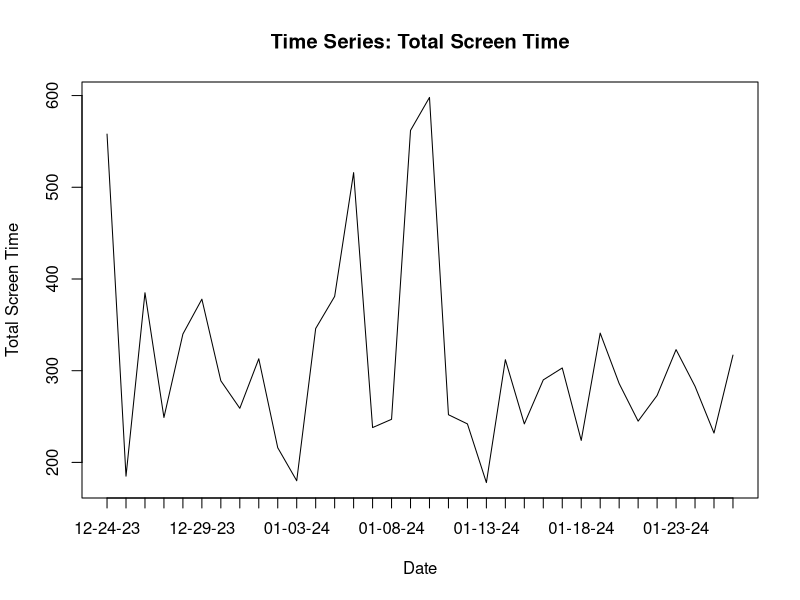
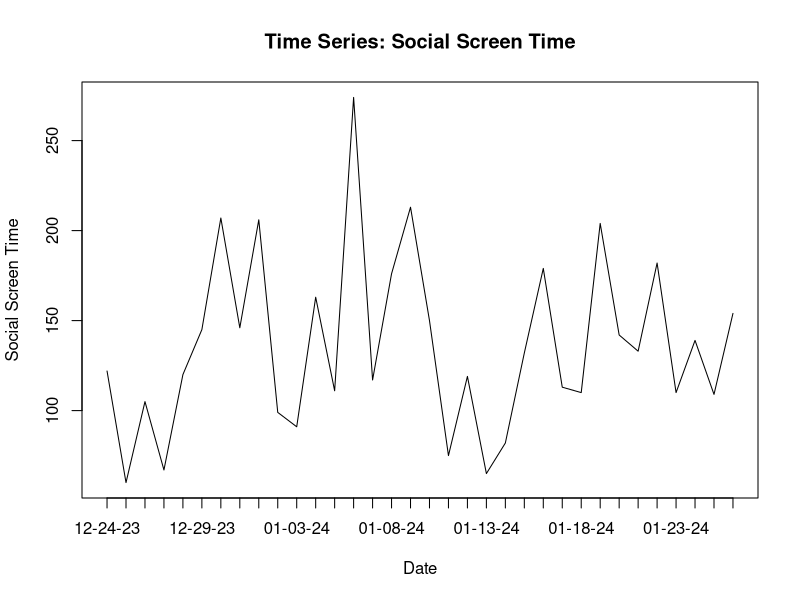
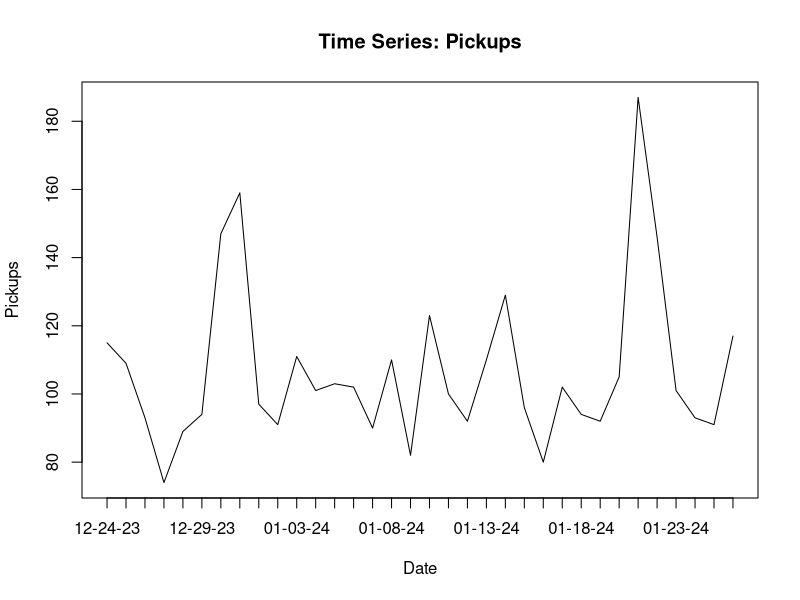
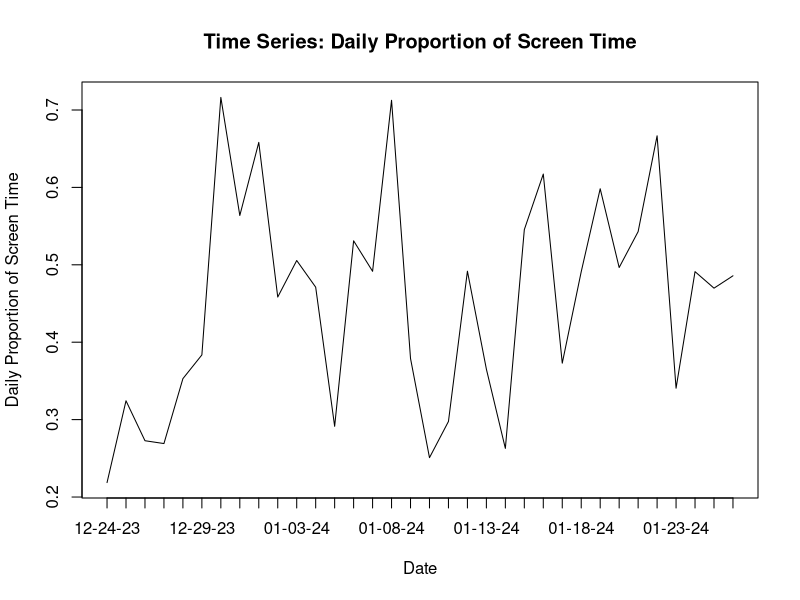
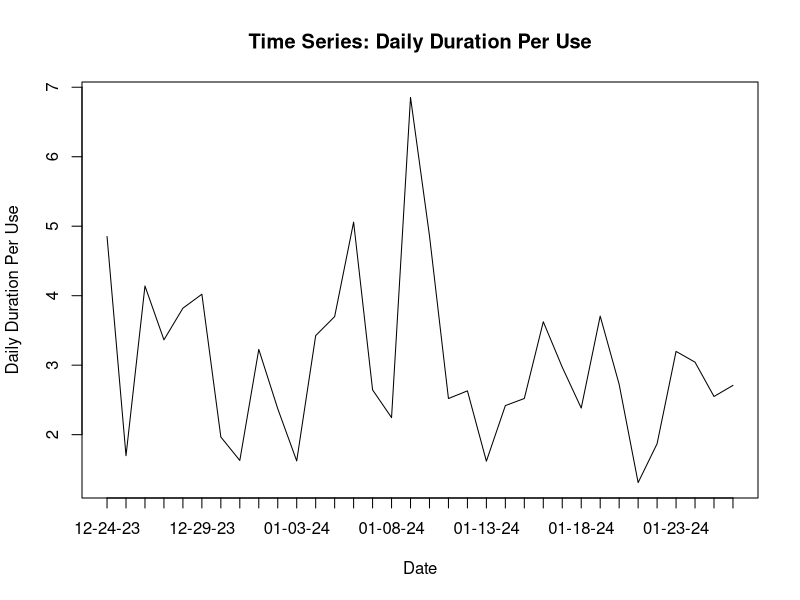
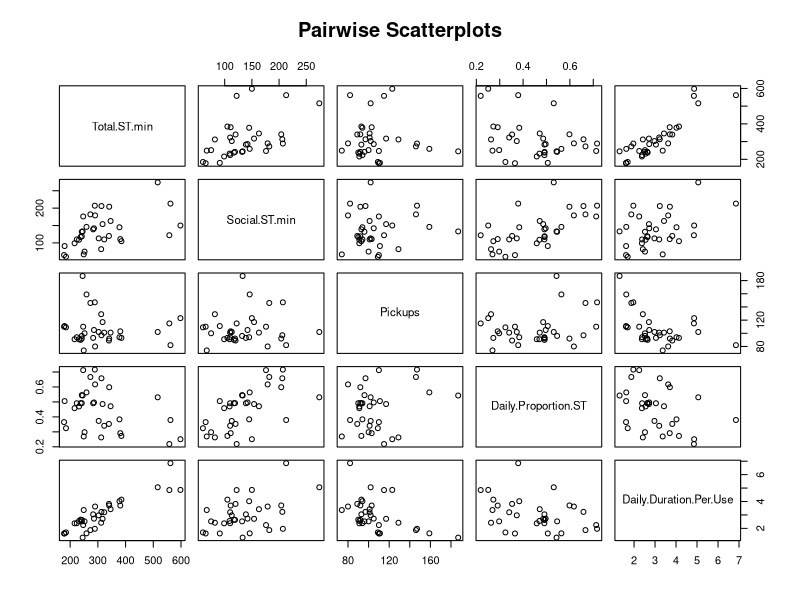
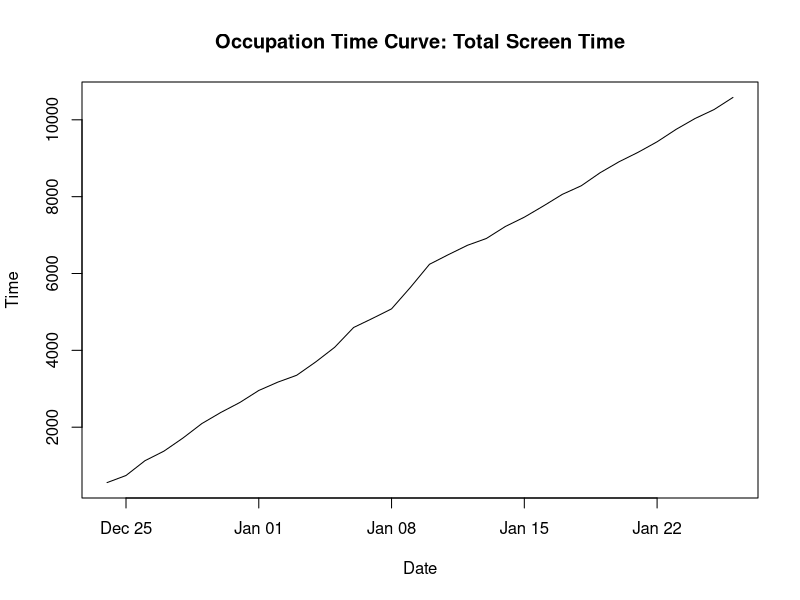
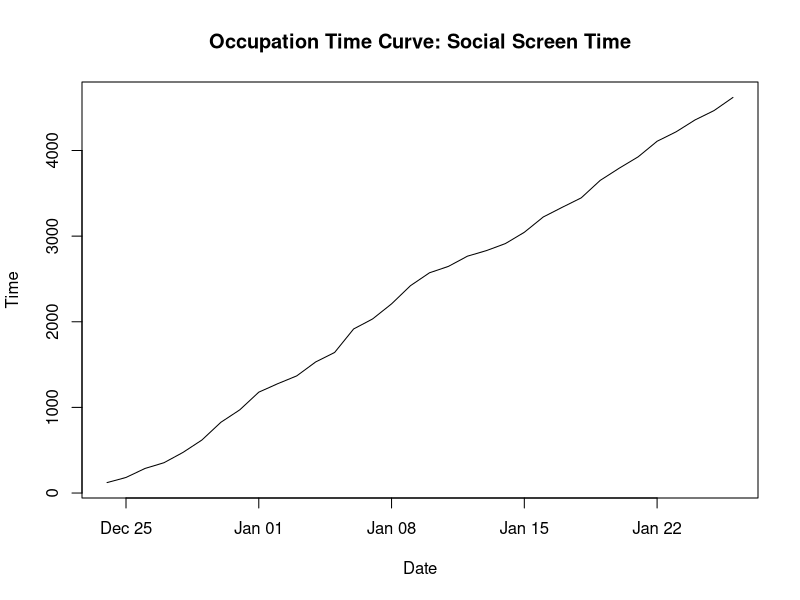

These figures' R source, in order:
## ---- chunk 1
#install.packages("readxl")
#install.packages("writexl")
#install.packages("circular")

library(readxl)
library(circular)

screenData <- read_excel("BIOSTAT 620 Data (Through Jan 26).xlsx")

## ---- chunk 2
# Display New Variables
screenData$Daily.Proportion.ST
screenData$Daily.Duration.Per.Use
## ---- chunk 3
# Create time series plots

# Total.ST.min
screenData$Date <- as.Date(screenData$Date, format="%m-%d-%y")
tsTotalSt <- ts(screenData$Total.ST.min, start = min(screenData$Date), frequency = 1)

plot(tsTotalSt, main = "Time Series: Total Screen Time", xlab = "Date", ylab = "Total Screen Time", xaxt = "n")
# xaxt = "n" and the following line are to reformat x axis and make sure dates appear properly
axis(1, at = time(tsTotalSt), labels = format(screenData$Date, "%m-%d-%y"))

# Social.ST.min
tsSocialSt <- ts(screenData$Social.ST.min, start = min(screenData$Date), frequency = 1)

plot(tsSocialSt, main = "Time Series: Social Screen Time", xlab = "Date", ylab = "Social Screen Time", xaxt = "n")
axis(1, at = time(tsSocialSt), labels = format(screenData$Date, "%m-%d-%y"))

# Pickups
tsPickups <- ts(screenData$Pickups, start = min(screenData$Date), frequency = 1)

plot(tsPickups, main = "Time Series: Pickups", xlab = "Date", ylab = "Pickups", xaxt = "n")
axis(1, at = time(tsPickups), labels = format(screenData$Date, "%m-%d-%y"))

# Daily.Proportion.ST
tsDailyProportionSt <- ts(screenData$Daily.Proportion.ST, start = min(screenData$Date), frequency = 1)

plot(tsDailyProportionSt, main = "Time Series: Daily Proportion of Screen Time", xlab = "Date", ylab = "Daily Proportion of Screen Time", xaxt = "n")
axis(1, at = time(tsDailyProportionSt), labels = format(screenData$Date, "%m-%d-%y"))

# Daily.Duration.Per.Use
tsDailyDurationPerUse <- ts(screenData$Daily.Duration.Per.Use, start = min(screenData$Date), frequency = 1)

plot(tsDailyDurationPerUse, main = "Time Series: Daily Duration Per Use", xlab = "Date", ylab = "Daily Duration Per Use", xaxt = "n")
axis(1, at = time(tsDailyDurationPerUse), labels = format(screenData$Date, "%m-%d-%y"))

## ---- chunk 4
# Pairwise Scatter plots
pairs(screenData[c("Total.ST.min", "Social.ST.min", "Pickups", "Daily.Proportion.ST", "Daily.Duration.Per.Use")],
      main = "Pairwise Scatterplots")
## ---- chunk 5
# Occupational Time Curves

# Total.ST.Min
occupation_time <- cumsum(tsTotalSt)
plot(screenData$Date, occupation_time, type = "l",
     xlab = "Date", ylab = "Time",
     main = "Occupation Time Curve: Total Screen Time")

# Social.ST.Min
occupation_time <- cumsum(tsSocialSt)
plot(screenData$Date, occupation_time, type = "l",
     xlab = "Date", ylab = "Time",
     main = "Occupation Time Curve: Social Screen Time")

# Pickups
occupation_time <- cumsum(tsPickups)
plot(screenData$Date, occupation_time, type = "l",
     xlab = "Date", ylab = "Time",
     main = "Occupation Time Curve: Pickups")

# Daily.Proportion.ST
occupation_time <- cumsum(tsDailyProportionSt)
plot(screenData$Date, occupation_time, type = "l",
     xlab = "Date", ylab = "Time",
     main = "Occupation Time Curve: Daily Proportion Screen Time")

# Daily.Duration.Per.Use
occupation_time <- cumsum(tsDailyDurationPerUse)
plot(screenData$Date, occupation_time, type = "l",
     xlab = "Date", ylab = "Time",
     main = "Occupation Time Curve: Daily Duration Per Use")
## ---- chunk 6
acf(tsTotalSt, plot = FALSE)
acf(tsSocialSt, plot = FALSE)
acf(tsPickups, plot = FALSE)
acf(tsDailyProportionSt, plot = FALSE)
acf(tsDailyDurationPerUse, plot = FALSE)
## ---- chunk 7
# 3a
circularPickups <- circular::circular(as.numeric(screenData$Pickups.1st) * 360 / 86400, type = "angles", units = "degrees")

# 3b
plot.circular(circularPickups, main = "Circular Scatterplot for Pickup Time", rotation = "clock", zero = pi / 2)

## ---- chunk 8
rose.diag(circularPickups, bins = 24, main = "Circular Histogram", rotation = "clock", zero = pi / 2)
## ---- chunk 9
model <- glm(screenData$Pickups ~ offset(log(screenData$Total.ST.min / 60)), family = poisson)
summary(model)
## ---- chunk 10
# Dummy variables
screenData$Xt <- ifelse(weekdays(screenData$Date) %in% c('Monday', 'Tuesday', 'Wednesday', 'Thursday', 'Friday'), 1, 0)
screenData$Zt <- ifelse(screenData$Date >= as.Date("2024-01-10"), 1, 0)

# Log-Linear Model
lnModel <- glm(screenData$Pickups ~ offset(log(screenData$Total.ST.min / 60)) + screenData$Xt + screenData$Zt, family = poisson)
summary(lnModel)
## ---- chunk 11
mle <- circular::mle.vonmises(circularPickups)

# value of mu
print(mle$mu)

# value of lambda, called kappa in this function according to rdocumentation.org
print(mle$kappa)
## ---- chunk 12
# Calculate probability that first pick up is after 8:30 AM
# 8.5 * 2 * pi / 24 converts time to radians
print(1 - circular::pvonmises(circular::circular(8.5 * 2 * pi / 24), mu = mle$mu, kappa = mle$kappa))
